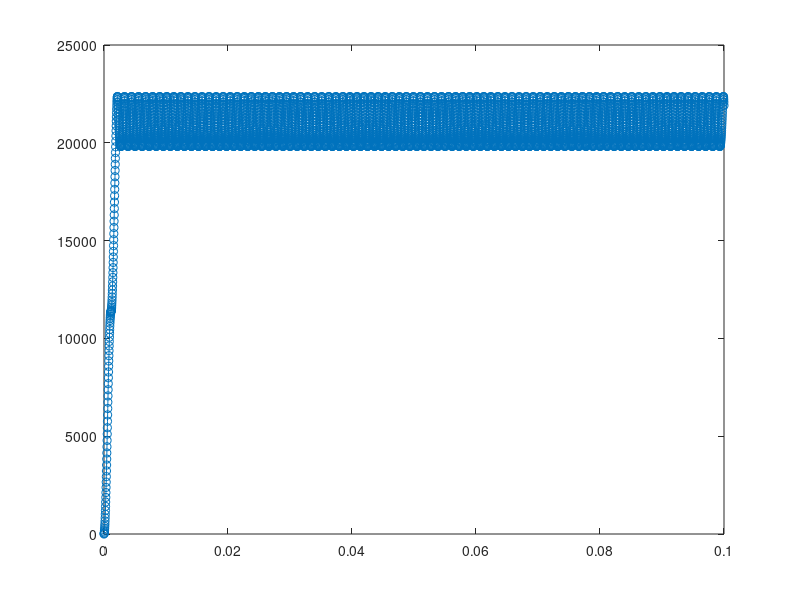

This figure's MATLAB source:
clc, clear all, close all

CLK = 48000; % 48kHz sampling rate for ADC
t = 0.1; % 100ms long simulation
SingFreq = 440; % test signal frequency

%********generate signal*********%
X = linspace(0, t, CLK*t); % vector with each sampling points in time
Y = sin(2*pi.*X*SingFreq); % generate signal
qY = uint16((Y+1).*2^15); % quantize signal to 16 bit (matlab doesn't have 
%24bit like the ADC has, but close enough)

%plot(X,qY, '-o'); %<------

%********end of generate signal*********%





%********Complicated way of rectifying (abs) the input signal**********
% This method is easy to implement in VHDL/circuit.
% in essence it takes the 2s compliment of the signal if MSB is low.
% Thereby it folds the signal at the MSB/midpoint back in amplitude.


MSB = qY./(2^16); %extract MSB from each sample

%plot(X, 2^16*MSB); %<-----

pY=qY; % power vector
for i=1:length(X)
    if MSB(i)
        
    else
        pY(i) = bitcmp(pY(i)) +1; % returns the bit-wise compliment,
        %or inversion if you like.
        % if the resolution is hight then we most likely can ignore +1 as
        % it would be very small
    end
end
pY = pY - 2^15;

%plot(X, pY); % <-------

%****** End of rectify *******





%****** Smooth power signal *****
% rolling average

num = 100; % amount of samples to be used for averageing.

a = uint16((1:num) .*0);
spY = pY; % smoothen power vector
for i=1:length(X)
    
    a = [a(2:num), pY(i)]; % shift in new power value and discard the oldest one
    spY(i) = mean(a); 
end

plot(X,spY, '-o'); %<-------
hold on



